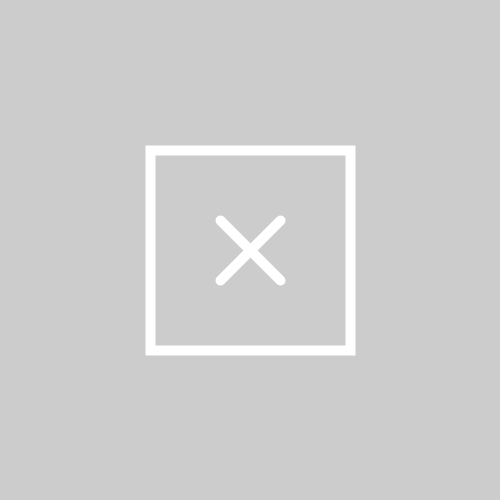
Frame 1 (no input)
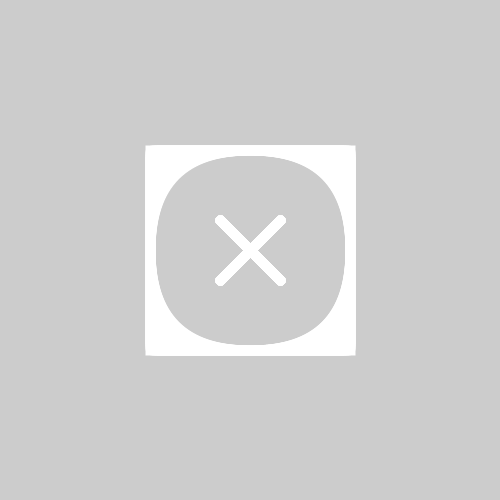
Frame 60 (the mouse pressed at the canvas centre just before this capture)
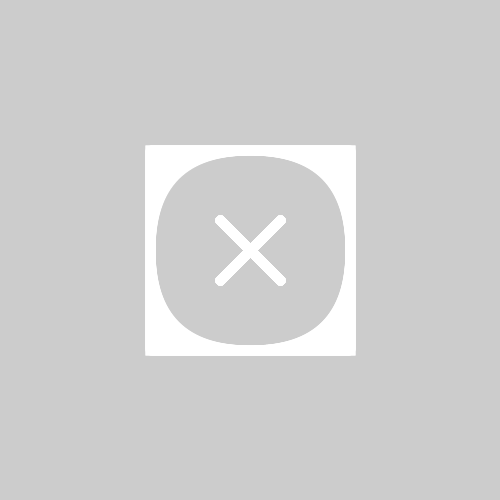
Frame 120 (the mouse held since frame 60 and released just before this capture)

The Processing sketch that drew these frames (run headless with seeded random() and noise(); from frame 60 on, the mouse is pressed at the canvas centre):

// Processing sketch: morphing_rect_using_lerp
// ── morphing_rect_using_lerp.pde
void setup() {
  size(500, 500);
  
}

float idx = 0;
float increment = 0.02;

void draw() {
  frameRate(10);
  
  clear();
  noFill();
  stroke(255);
  strokeWeight(10);
  
  rectMode(CENTER);
  rect(width/2, height/2, 200, 200, 100 * lerp(0, 1, idx));

  int a = 30;
  line(width/2 - a, height/2 - a, width/2 + a, height/2 + a);
  line(width/2 - a, height/2 + a, width/2 + a, height/2 - a);
  
  idx += increment;
  idx = constrain(idx, 0, 1);
  if (idx == 1 || idx == 0) {
    increment = -increment;
  }
}
